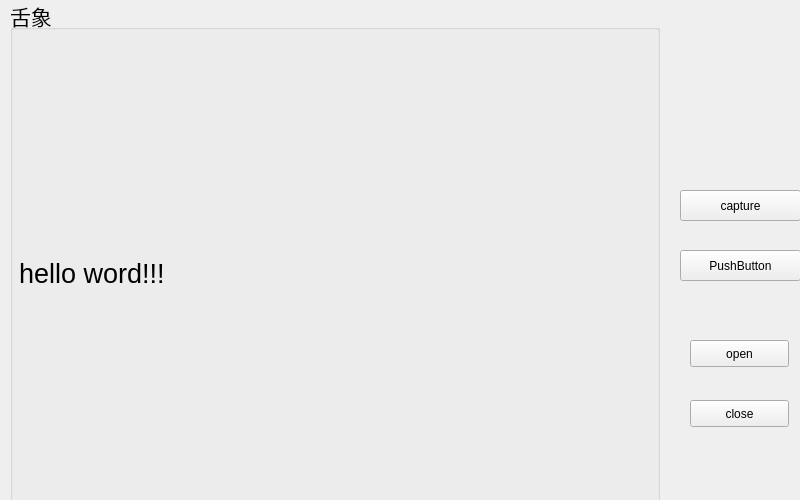
<?xml version="1.0" encoding="UTF-8"?>
<ui version="4.0">
 <class>Widget</class>
 <widget class="QWidget" name="Widget">
  <property name="geometry">
   <rect>
    <x>0</x>
    <y>0</y>
    <width>800</width>
    <height>500</height>
   </rect>
  </property>
  <property name="windowTitle">
   <string>Widget</string>
  </property>
  <widget class="QGroupBox" name="groupBox">
   <property name="geometry">
    <rect>
     <x>10</x>
     <y>-1</y>
     <width>650</width>
     <height>511</height>
    </rect>
   </property>
   <property name="font">
    <font>
     <pointsize>16</pointsize>
    </font>
   </property>
   <property name="title">
    <string>舌象</string>
   </property>
   <widget class="MyLable" name="label">
    <property name="geometry">
     <rect>
      <x>9</x>
      <y>29</y>
      <width>651</width>
      <height>491</height>
     </rect>
    </property>
    <property name="font">
     <font>
      <pointsize>20</pointsize>
     </font>
    </property>
    <property name="text">
     <string>hello word!!!</string>
    </property>
   </widget>
  </widget>
  <widget class="QPushButton" name="pushButton">
   <property name="geometry">
    <rect>
     <x>690</x>
     <y>340</y>
     <width>99</width>
     <height>27</height>
    </rect>
   </property>
   <property name="text">
    <string>open</string>
   </property>
  </widget>
  <widget class="QPushButton" name="pushButton_2">
   <property name="geometry">
    <rect>
     <x>690</x>
     <y>400</y>
     <width>99</width>
     <height>27</height>
    </rect>
   </property>
   <property name="text">
    <string>close</string>
   </property>
  </widget>
  <widget class="QPushButton" name="pushButton_3">
   <property name="geometry">
    <rect>
     <x>680</x>
     <y>250</y>
     <width>121</width>
     <height>31</height>
    </rect>
   </property>
   <property name="text">
    <string>PushButton</string>
   </property>
  </widget>
  <widget class="QPushButton" name="pushButton_4">
   <property name="geometry">
    <rect>
     <x>680</x>
     <y>190</y>
     <width>121</width>
     <height>31</height>
    </rect>
   </property>
   <property name="text">
    <string>capture</string>
   </property>
  </widget>
 </widget>
 <layoutdefault spacing="6" margin="11"/>
 <customwidgets>
  <customwidget>
   <class>MyLable</class>
   <extends>QLabel</extends>
   <header>mylable.h</header>
  </customwidget>
 </customwidgets>
 <resources/>
 <connections/>
</ui>
